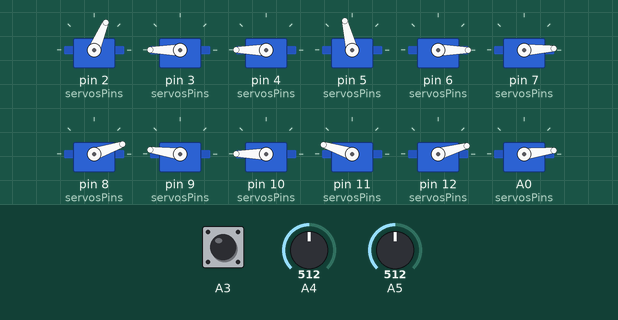
The sketch below on a simulated Arduino Uno, built with avr-gcc and run on an emulated ATmega328P. On the bench: 12 × servo. The inputs (shaded band) are chosen by the test bench; at power-on: A3 HIGH, A4 = 512, A5 = 512.

Above: at 0.8 s.
0.9 s: A3 pulled LOW for 0.15 s
At 1.77 s:
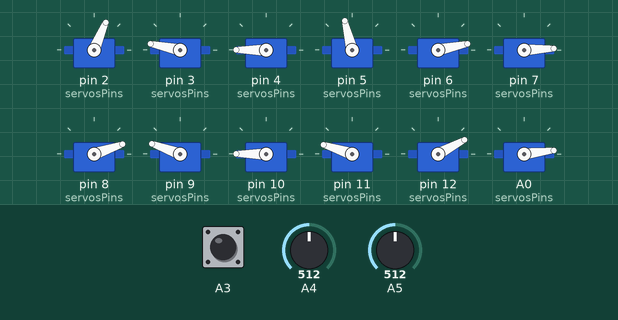
At 2.56 s:
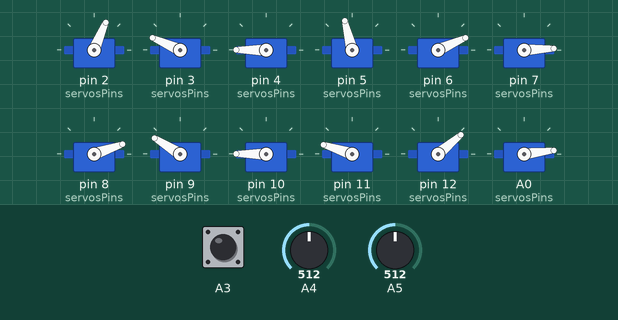
Timing chart, 0 to 21.0 s (numbered marks = the images above; inputs shaded):
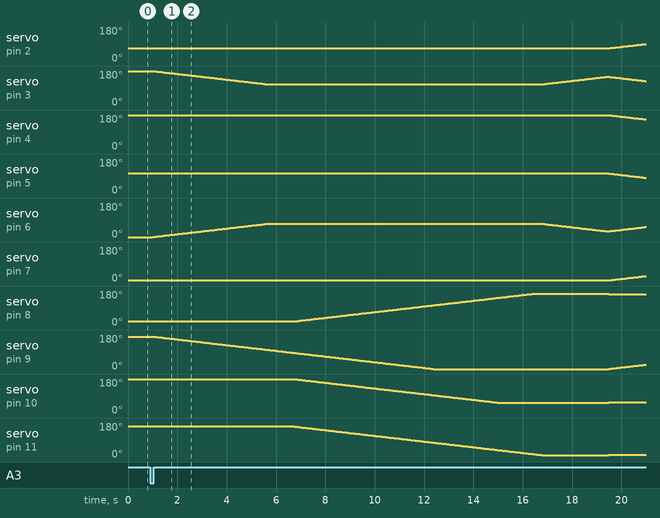

The sketch:

spiderArmKnob.ino
```cpp
#include <arduino-timer.h>
auto timer = timer_create_default();
long currentMillis = 0;
bool timerFunction(void *) {
  currentMillis+=1;
  return true; // repeat? true
}

#include <Servo.h>

Servo servos[4][3];
boolean reverse = false;
int servosPins[4][3] = {
  {2, 3, 4},
  {5, 6, 7},
  {8, 9, 10},
  {11, 12, A0},
};
int d = 30, dd = 50, ddd = 40;
int servosBoundary[4][3][2] = {
  {  {37+d, 176}, {180, 40}, {180, 0} },
  {  {134-d, 0}, {0, 140}, {3, 180} },
  {  {19, 165}, {172, 0}, {180, 15} },
  {  {162, 10}, {16, 180}, {7, 180} }
};


int unfoldingTargets[15][4][3] = {
  { {37+d, 180, 180}, {134-d, 0, 3}, {19, 172, 180}, {162, 16, 7} }, // all folded
  //{ {37+d, 180, 180}, {134-d, 0, 3}, {19, (servosBoundary[2][1][0]+servosBoundary[2][1][1])/2, 180}, {162, (servosBoundary[3][1][0]+servosBoundary[3][1][1])/2, 7} }, //  middle motors on all arms are in the middle positions
  { {37+d, (servosBoundary[0][1][0]+servosBoundary[0][1][1])/2, 180}, {134-d, (servosBoundary[1][1][0]+servosBoundary[1][1][1])/2, 3}, {19, (servosBoundary[2][1][0]+servosBoundary[2][1][1])/2, 180}, {162, (servosBoundary[3][1][0]+servosBoundary[3][1][1])/2, 7} }, //  middle motors on all arms are in the middle positions

  /*{ {47, (servosBoundary[0][1][0]+servosBoundary[0][1][1])/2, 180}, {134, (servosBoundary[1][1][0]+servosBoundary[1][1][1])/2, 3}, {165, 0, 15}, {10, 180, 180} }, // bottom legs go to the finish position, tops dont move
  { {57, (servosBoundary[0][1][0]+servosBoundary[0][1][1])/2, 180}, {134, (servosBoundary[1][1][0]+servosBoundary[1][1][1])/2, 3}, {165, 0, 15}, {10, 180, 180} }, // bottom legs go to the finish position, tops dont move
  { {67, (servosBoundary[0][1][0]+servosBoundary[0][1][1])/2, 180}, {134, (servosBoundary[1][1][0]+servosBoundary[1][1][1])/2, 3}, {165, 0, 15}, {10, 180, 180} }, // bottom legs go to the finish position, tops dont move
  { {77, (servosBoundary[0][1][0]+servosBoundary[0][1][1])/2, 180}, {134, (servosBoundary[1][1][0]+servosBoundary[1][1][1])/2, 3}, {165, 0, 15}, {10, 180, 180} }, // bottom legs go to the finish position, tops dont move
  { {87, (servosBoundary[0][1][0]+servosBoundary[0][1][1])/2, 180}, {134, (servosBoundary[1][1][0]+servosBoundary[1][1][1])/2, 3}, {165, 0, 15}, {10, 180, 180} }, // bottom legs go to the finish position, tops dont move
  { {97, (servosBoundary[0][1][0]+servosBoundary[0][1][1])/2, 180}, {134, (servosBoundary[1][1][0]+servosBoundary[1][1][1])/2, 3}, {165, 0, 15}, {10, 180, 180} }, // bottom legs go to the finish position, tops dont move
  { {107, (servosBoundary[0][1][0]+servosBoundary[0][1][1])/2, 180}, {134, (servosBoundary[1][1][0]+servosBoundary[1][1][1])/2, 3}, {165, 0, 15}, {10, 180, 180} }, // bottom legs go to the finish position, tops dont move
  { {117, (servosBoundary[0][1][0]+servosBoundary[0][1][1])/2, 180}, {134, (servosBoundary[1][1][0]+servosBoundary[1][1][1])/2, 3}, {165, 0, 15}, {10, 180, 180} }, // bottom legs go to the finish position, tops dont move
  { {127, (servosBoundary[0][1][0]+servosBoundary[0][1][1])/2, 180}, {134, (servosBoundary[1][1][0]+servosBoundary[1][1][1])/2, 3}, {165, 0, 15}, {10, 180, 180} }, // bottom legs go to the finish position, tops dont move
  { {137, (servosBoundary[0][1][0]+servosBoundary[0][1][1])/2, 180}, {134, (servosBoundary[1][1][0]+servosBoundary[1][1][1])/2, 3}, {165, 0, 15}, {10, 180, 180} }, // bottom legs go to the finish position, tops dont move
  { {147, (servosBoundary[0][1][0]+servosBoundary[0][1][1])/2, 180}, {134, (servosBoundary[1][1][0]+servosBoundary[1][1][1])/2, 3}, {165, 0, 15}, {10, 180, 180} }, // bottom legs go to the finish position, tops dont move
  { {157, (servosBoundary[0][1][0]+servosBoundary[0][1][1])/2, 180}, {134, (servosBoundary[1][1][0]+servosBoundary[1][1][1])/2, 3}, {165, 0, 15}, {10, 180, 180} } // bottom legs go to the finish position, tops dont move
  */


  { {37+d, (servosBoundary[0][1][0]+servosBoundary[0][1][1])/2, 180}, {134-d, (servosBoundary[1][1][0]+servosBoundary[1][1][1])/2, 3}, {165, 0, 15+40}, {10, 180, 180-40} },
  { {37+d, 150, 180}, {134-d, 30, 3}, {165, 0, 15+ddd}, {10, 180, 180-ddd} }, //  middle motors on all arms are in the middle positions

  { {175, 40+dd, 1+ddd}, {1, 140-dd, 179-ddd}, {164, 1+dd, 16+ddd}, {11, 179-dd, 179-ddd} } // all unfolded
  //{ {100, 70, 70}, {70, 100, 100}, {100, 70, 70}, {70, 100, 100} }
};

int servosPosition[4][3];
int servosTarget[4][3];
int fromLastStep[4][3];
boolean onTarget[4][3];

int stepLength = 50;

void setup() {
  Serial.begin(9600);
  pinMode(A3, INPUT_PULLUP);
  timer.every(1, timerFunction);

  for (int i = 0; i < 4; i++) {
    for (int j = 0; j < 3; j++) {
      servos[i][j].attach(servosPins[i][j]);
      servos[i][j].write(servosBoundary[i][j][0]);
      servosTarget[i][j] = servosBoundary[i][j][0];
      servosPosition[i][j] = servosBoundary[i][j][0];
      onTarget[i][j] = true;
      fromLastStep[i][j] = currentMillis;
    }
  }
  while(digitalRead(A3));
}

int stepN = 0;
void loop() {

unfoldingTargets[4][0][0] = 175;
unfoldingTargets[4][0][1] = 40+dd;
unfoldingTargets[4][0][2] = 1+ddd;

unfoldingTargets[4][1][0] = 1;
unfoldingTargets[4][1][1] = 140-dd;
unfoldingTargets[4][1][2] = 179-ddd;

unfoldingTargets[4][2][0] = 164;
unfoldingTargets[4][2][1] = 1+dd;
unfoldingTargets[4][2][2] = 16+ddd;

unfoldingTargets[4][3][0] = 11;
unfoldingTargets[4][3][1] = 179-dd;
unfoldingTargets[4][3][2] = 179-ddd;
/*
  unfoldingTargets[4][0][] = {
  { {175, 40+dd, 1+ddd}, {1, 140-dd, 179-ddd}, {164, 1+dd, 16+ddd}, {11, 179-dd, 179-ddd} } // all unfolded
  //{ {100, 70, 70}, {70, 100, 100}, {100, 70, 70}, {70, 100, 100} }
};
*/


  dd = map(analogRead(A4), 0, 1023, 30, 70);
  ddd = map(analogRead(A5), 0, 1023, 20, 60);
  timer.tick();

  //saying that all of the servos are off targets
  for(int i = 0; i < 4; i++) {
    for(int j = 0; j < 3; j++) {
      onTarget[i][j] = false;
    }
  }

  //choosing targets
  for(int i = 0; i < 4; i++) {
    for(int j = 0; j < 3; j++) {
      servosTarget[i][j] = unfoldingTargets[stepN][i][j];
    }
  }

  //calculating new positions
  for(int i = 0; i < 4; i++) {
    for(int j = 0; j < 3; j++) {
      if(currentMillis - fromLastStep[i][j] > stepLength) {
        servosPosition[i][j]+=sgn(servosTarget[i][j] - servosPosition[i][j]);
        onTarget[i][j] = (servosPosition[i][j] == servosTarget[i][j]);
        fromLastStep[i][j] = currentMillis;
      }
    }
  }

  //moving to new positions
  for(int i = 0; i < 4; i++) {
    for(int j = 0; j < 3; j++) {
      servos[i][j].write(servosPosition[i][j]);
    }
  }

  if(productOnTarget()) stepN = min(stepN+1, 4);
}
```

zZfunctions.ino
```cpp
int sgn(int a) {
  if(a < 0) return -1;
  else if(a == 0) return 0;
  else return 1;
}

int productOnTarget() {
  int prod = 1;
  for(int i = 0; i < 4; i++) {
    for(int j = 0; j < 3; j++) {
      prod*=onTarget[i][j];
    }
  }
  return prod;
}
```

Measured:
- after the input at 0.9 s, servo on pin 2 (servosPins): moves from 67° to 90° over 1.5 s, starting after 18.6 s; servo on pin 4 (servosPins): moves from 180° to 157° over 1.5 s, starting after 18.6 s
